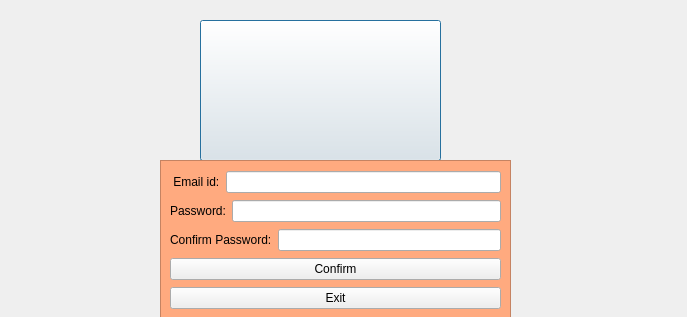
<?xml version="1.0" encoding="UTF-8"?>
<ui version="4.0">
 <class>Dialog</class>
 <widget class="QDialog" name="Dialog">
  <property name="geometry">
   <rect>
    <x>0</x>
    <y>0</y>
    <width>687</width>
    <height>317</height>
   </rect>
  </property>
  <property name="windowTitle">
   <string>Dialog</string>
  </property>
  <widget class="QPushButton" name="pushButton">
   <property name="geometry">
    <rect>
     <x>200</x>
     <y>20</y>
     <width>241</width>
     <height>141</height>
    </rect>
   </property>
   <property name="styleSheet">
    <string notr="true">QPushButton
{
background-image:url(&quot;C:/Users/Admin/Desktop/SimpleLoginForm/signup.png&quot;);
}
</string>
   </property>
   <property name="text">
    <string/>
   </property>
  </widget>
  <widget class="QFrame" name="frame">
   <property name="geometry">
    <rect>
     <x>160</x>
     <y>160</y>
     <width>351</width>
     <height>160</height>
    </rect>
   </property>
   <property name="styleSheet">
    <string notr="true">QFrame
{
background:#ffaa7f;
}
	</string>
   </property>
   <property name="frameShape">
    <enum>QFrame::StyledPanel</enum>
   </property>
   <property name="frameShadow">
    <enum>QFrame::Raised</enum>
   </property>
   <layout class="QVBoxLayout" name="verticalLayout">
    <item>
     <layout class="QHBoxLayout" name="horizontalLayout">
      <item>
       <widget class="QLabel" name="label">
        <property name="text">
         <string> Email id:</string>
        </property>
       </widget>
      </item>
      <item>
       <widget class="QLineEdit" name="lineEdit"/>
      </item>
     </layout>
    </item>
    <item>
     <layout class="QHBoxLayout" name="horizontalLayout_2">
      <item>
       <widget class="QLabel" name="label_2">
        <property name="text">
         <string>Password:</string>
        </property>
       </widget>
      </item>
      <item>
       <widget class="QLineEdit" name="lineEdit_2"/>
      </item>
     </layout>
    </item>
    <item>
     <layout class="QHBoxLayout" name="horizontalLayout_3">
      <item>
       <widget class="QLabel" name="label_3">
        <property name="text">
         <string>Confirm Password:</string>
        </property>
       </widget>
      </item>
      <item>
       <widget class="QLineEdit" name="lineEdit_3"/>
      </item>
     </layout>
    </item>
    <item>
     <widget class="QPushButton" name="Confirm_Button">
      <property name="text">
       <string>Confirm</string>
      </property>
     </widget>
    </item>
    <item>
     <widget class="QPushButton" name="Exit_Button">
      <property name="text">
       <string>Exit</string>
      </property>
     </widget>
    </item>
   </layout>
  </widget>
 </widget>
 <resources/>
 <connections/>
</ui>
